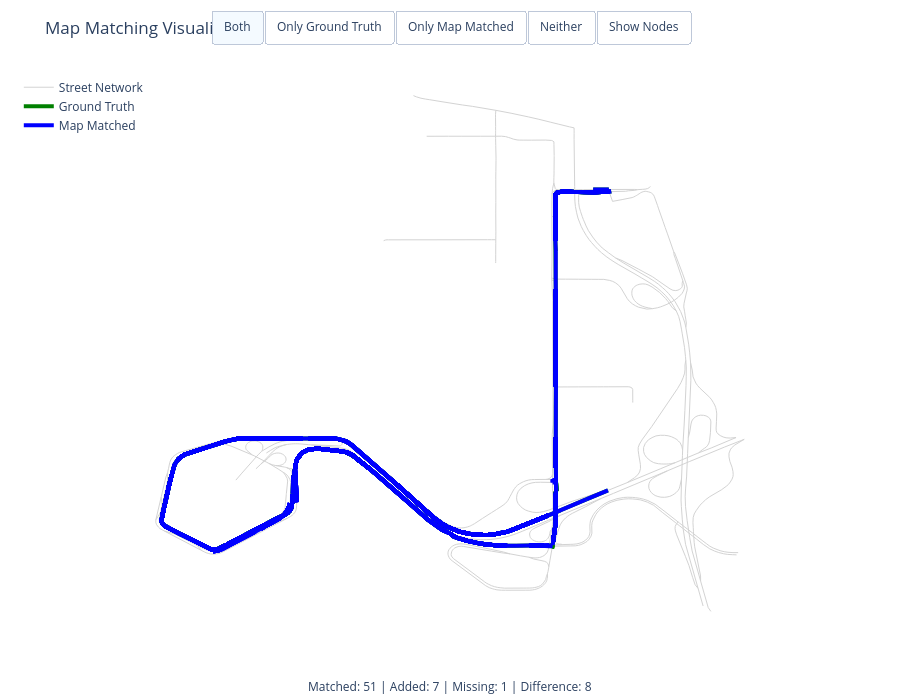

Notebook code cell kept with this figure:
### Code cell
match_result.plot_on_graph(G, ground_truth_edge_ids=gt_edge_ids)

### Figure 1 — Plotly figure (JSON) as saved in the notebook; plotly's stock layout.template omitted (floating-point values rounded to 4 significant figures; data arrays with more than 128 entries replaced by an {"elided": "..."} marker saying what was removed)
{"data": [{"hoverinfo": "text", "line": {"color": "lightgray", "width": 1}, "mode": "lines", "name": "Street Network", "text": {"elided": "4137 str values"}, "type": "scatter", "visible": true, "x": {"elided": "4137 float values"}, "y": {"elided": "4137 float values"}}, {"hoverinfo": "text", "line": {"color": "green", "width": 4}, "mode": "lines", "name": "Ground Truth", "text": {"elided": "14079 str values"}, "type": "scatter", "visible": true, "x": {"elided": "14079 float values"}, "y": {"elided": "14079 float values"}}, {"hoverinfo": "text", "line": {"color": "blue", "width": 4}, "mode": "lines", "name": "Map Matched", "text": {"elided": "12677 str values"}, "type": "scatter", "visible": true, "x": {"elided": "12677 float values"}, "y": {"elided": "12677 float values"}}, {"hoverinfo": "text", "marker": {"color": "black", "size": 2}, "mode": "markers", "name": "Nodes", "text": {"elided": "1330 str values"}, "type": "scatter", "visible": false, "x": {"elided": "1330 float values"}, "y": {"elided": "1330 float values"}}], "layout": {"annotations": [{"font": {"size": 12}, "showarrow": false, "text": "Matched: 51 | Added: 7 | Missing: 1 | Difference: 8", "x": 0.5, "xanchor": "center", "xref": "paper", "y": -0.1, "yref": "paper"}], "dragmode": "pan", "height": 700, "hovermode": "closest", "legend": {"x": 0.01, "y": 0.99}, "margin": {"b": 60, "l": 10, "r": 10, "t": 40}, "plot_bgcolor": "white", "showlegend": true, "title": {"text": "Map Matching Visualization"}, "updatemenus": [{"buttons": [{"args": [{"visible": [true, true, true]}], "args2": [{"visible": [true, true, true]}], "label": "Both", "method": "update"}, {"args": [{"visible": [true, true, false]}], "args2": [{"visible": [true, true, true]}], "label": "Only Ground Truth", "method": "update"}, {"args": [{"visible": [true, false, true]}], "args2": [{"visible": [true, true, true]}], "label": "Only Map Matched", "method": "update"}, {"args": [{"visible": [true, false, false]}], "args2": [{"visible": [true, true, true]}], "label": "Neither", "method": "update"}, {"args": [{"visible": [true, true, true, true]}], "args2": [{"visible": [true, true, true, false]}], "label": "Show Nodes", "method": "update"}], "direction": "left", "type": "buttons", "x": 0.5, "xanchor": "center", "y": 1.1, "yanchor": "top"}], "xaxis": {"showgrid": false, "showticklabels": false, "zeroline": false}, "yaxis": {"scaleanchor": "x", "scaleratio": 1, "showgrid": false, "showticklabels": false, "zeroline": false}}}
